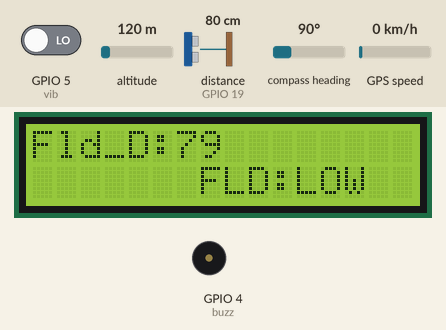
Simulated run of this sketch. Board: ESP32. Parts: 16×2 character LCD, buzzer (waves = sounding, pin HIGH). Wiring (inferred from the names in the program): ultrasonic range finder: trigger GPIO 18; echo GPIO 19. The inputs (shaded band) are chosen by the test bench; at power-on: distance to the obstacle (sensor on GPIO 19) 80 cm, GPIO 5 (vib) LOW, altitude 120 m, compass heading 90°, GPS speed 0 km/h. The echo pulse lasts 58.3 µs per cm; WiFi joins after 1.5 s; servers stay silent unless stated; the GPS gets a fix after 3 s at 37.7749, -122.4194 with 8 satellites; pins used as bus, display or sensor lines are not drawn; what the sketch prints to the serial monitor is not drawn.

Above: at 3.4 s.
3.5 s: distance to the obstacle (sensor on GPIO 19) set to 12 cm
At 5.2 s:
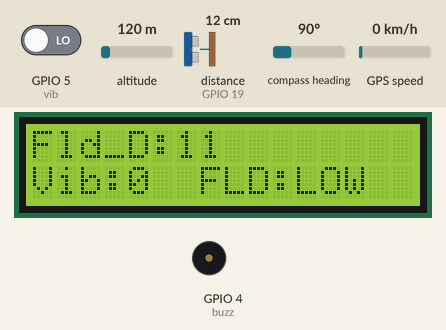
6.4 s: distance to the obstacle (sensor on GPIO 19) set to 9 cm
At 8.0 s:
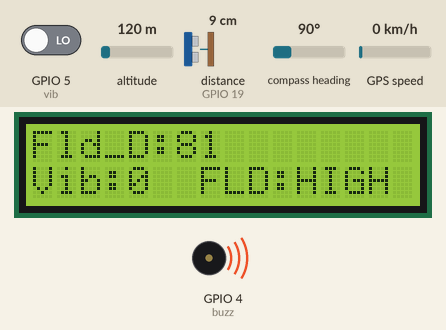
8.4 s: GPIO 5 (vib) driven HIGH
At 10.0 s:
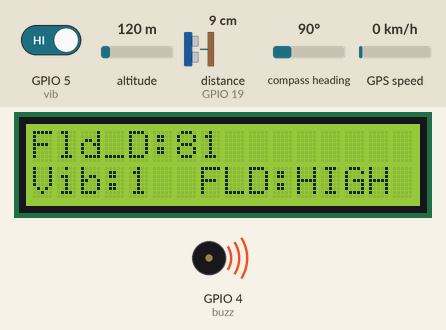
10.5 s: distance to the obstacle (sensor on GPIO 19) set to 4 cm
At 12.3 s:
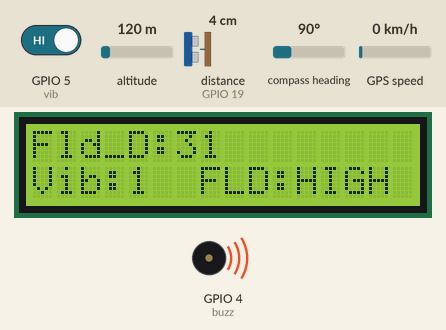
12.6 s: GPIO 5 (vib) driven LOW
At 15.3 s:
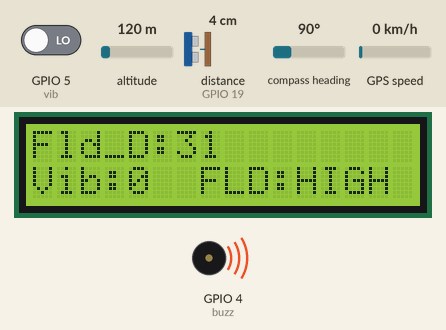
Timing chart, 0 to 16.8 s (numbered marks = the images above; inputs shaded):
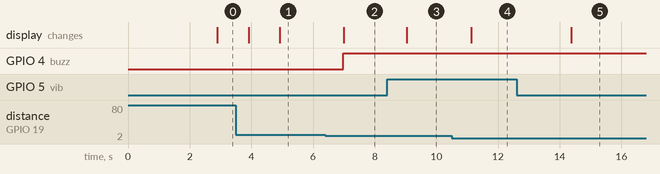

Measured:
- the behaviour switches between 11 and 10 cm on distance to the obstacle (sensor on GPIO 19) (found by bisection; images 1 and 2)
- after the input at 3.5 s, the display: first changes after 0.42 s (image 1 shows a later state)
- after the input at 6.4 s, GPIO 4 (buzz): LOW → HIGH after 0.58 s; the display: changes after 0.60 s (image 2)
- after the input at 8.4 s, the display: changes after 0.64 s (image 3)
- after the input at 10.5 s, the display: changes after 0.63 s (image 4)
- after the input at 12.6 s, the display: changes after 1.8 s (image 5)

The sketch:

PROACTIVE_DISASTER.ino
```cpp
#define BLYNK_TEMPLATE_ID "TMPL3udJizyRr"
#define BLYNK_TEMPLATE_NAME "Proactive Disaster Detection"
#define BLYNK_AUTH_TOKEN "01nk7JK6dqwzBc1rtfVn2lCJDjGUJ9go"

// Comment this out to disable prints and save space
#define BLYNK_PRINT Serial

#include <WiFi.h>
#include <WiFiClient.h>
#include <BlynkSimpleEsp32.h>
 WiFiClient client;

char auth[] = BLYNK_AUTH_TOKEN;

String apiKey = "O8EID70VI88EA38B";     //  Enter your Write API key from ThingSpeak

const char *ssid =  "pritam";     // replace with your wifi ssid and wpa2 key
const char *pass =  "12345678";

const char* server = "api.thingspeak.com";

#include <Wire.h>
#include <LiquidCrystal_I2C.h>
LiquidCrystal_I2C lcd(0x27,16,2);
String long_lat;

String Link;

#include <TinyGPS++.h>
TinyGPSPlus gps;

static const uint32_t GPSBaud = 9600;

float latitude = 13.1718;
float longitude = 77.5362;

#define echoPin1 19
#define trigPin1 18

int vib = 5;
long duration;
int distance;

int buzz=4;
int val;
int dist1;
BlynkTimer timer;
void GPS()
{
if (gps.charsProcessed() < 10)
  {
    //Serial.println("No GPS detected: check wiring.");
     // Blynk.virtualWrite(V4, "GPS ERROR");         // Value Display widget  on V4 if GPS not detected
  }
}
void displaygpsInfo()
{

  if(gps.location.isValid())
  {

    latitude = (gps.location.lat());      //Storing the Lat. and Lon.
    longitude = (gps.location.lng());

    Serial.print("LAT:  ");
    Serial.println(latitude, 6);                // float to x decimal places
    Serial.print("LONG: ");
    Serial.println(longitude, 6);

      }
}


void locate()
{
  while (Serial.available() > 0)
    {
      // sketch displays information every time a new sentence is correctly encoded.
      if (gps.encode(Serial.read()))
        displaygpsInfo();
  }
}

int obstacle(int trigPinx, int echoPinx) {
  digitalWrite(trigPinx, LOW);
  delayMicroseconds(2);

  digitalWrite(trigPinx, HIGH);
  delayMicroseconds(10);
  digitalWrite(trigPinx, LOW);

  duration = pulseIn(echoPinx, HIGH);

  distance = duration * 0.034 / 2;
  return distance;
}
void ultraso()
{
   dist1 = obstacle(trigPin1,echoPin1);
   Serial.println(dist1);
  Serial.print("\t");
       lcd.setCursor(0, 0);
  lcd.print("Fld_D:" + String(distance));
        Blynk.virtualWrite(V2, latitude);  // Virtual Pin 2 for Latitude
    Blynk.virtualWrite(V3, longitude); // Virtual Pin 3 for Longitude

  if (distance < 10) {
    Blynk.virtualWrite(V0, "High");  // Send "High" if flood detected
       digitalWrite(buzz,HIGH);
  lcd.setCursor(6,1);
lcd.print(" FLD:HIGH  :");

    long_lat = String(float(latitude))+","+String(float(longitude));
    Blynk.virtualWrite(V0, "High");  // Send "High" if flood detected
   Serial.println(long_lat);
  } else if (distance < 50) {
    Blynk.virtualWrite(V0, "Normal");  // Send "Normal" for a normal water level
  }
  else{
    digitalWrite(buzz,LOW);
     lcd.setCursor(6,1);
lcd.print(" FLD:LOW   :");
 Blynk.virtualWrite(V0, "Low");  // Send "Low" for low water level

  }
  delay(1000);

  }
void vibration()
{
val = digitalRead(vib);
Serial.println(val);
lcd.setCursor(0,1);
lcd.print("Vib:");
lcd.print(val);

  if (val == HIGH) {
    Blynk.virtualWrite(V1, "Detected");
  } else {
    Blynk.virtualWrite(V1, "Not Detected");
  }
}
void setup() {
  // put your setup code here, to run once:
Serial.begin(9600);
pinMode(trigPin1, OUTPUT);
pinMode(echoPin1, INPUT);
pinMode(vib, INPUT);
  pinMode(buzz,OUTPUT);
   lcd.begin();
  lcd.backlight();
  Blynk.begin(auth, ssid, pass, "blynk.cloud", 80);
  timer.setInterval(2000L, locate);
  timer.setInterval(1000L, ultraso);
    timer.setInterval(2000L, vibration);
  timer.setInterval(9000L, sendDataTS);
}

void loop() {
  // put your main code here, to run repeatedly:
 Blynk.run();
timer.run();
}
void sendDataTS(void)
{
     if (client.connect(server,80))   //   "184.106.153.149" or api.thingspeak.com
                      {

                             String postStr = apiKey;
                             postStr +="&field1=";
                             postStr += String(val);
                             postStr +="&field2=";
                             postStr += String(dist1);
                             postStr +="&field3=";
                             postStr += String(latitude);
                             postStr +="&field4=";
                             postStr += String(longitude);
                             postStr += "\r\n\r\n";

                             client.print("POST /update HTTP/1.1\n");
                             client.print("Host: api.thingspeak.com\n");
                             client.print("Connection: close\n");
                             client.print("X-THINGSPEAKAPIKEY: "+apiKey+"\n");
                             client.print("Content-Type: application/x-www-form-urlencoded\n");
                             client.print("Content-Length: ");
                             client.print(postStr.length());
                             client.print("\n\n");
                             client.print(postStr);

                               delay(1000);
                        }
          client.stop();
  }
```
